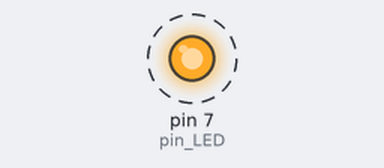
This sketch was run on a simulated Arduino Uno, built with avr-gcc and run on an emulated ATmega328P. Shown: output pins drawn as LEDs (lit = HIGH). Dashed ring = blinking.

Above: at 0.5 s.
Timing chart, 0 to 4.6 s (numbered marks = the images above):
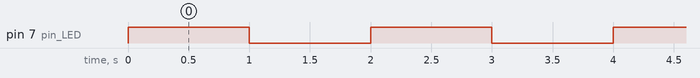

The sketch:

led_ex02.ino
```cpp
int pin_LED = 7;
boolean LED_state = false;

void setup() {
  pinMode(pin_LED, OUTPUT);
  digitalWrite(pin_LED, LED_state);
}

void loop() {
  LED_state = !LED_state;
  digitalWrite(pin_LED, LED_state);
  delay(1000);
}
```

Measured:
- by itself, pin 7 (pin_LED): alternates HIGH for 1.0 s and LOW for 1.0 s
